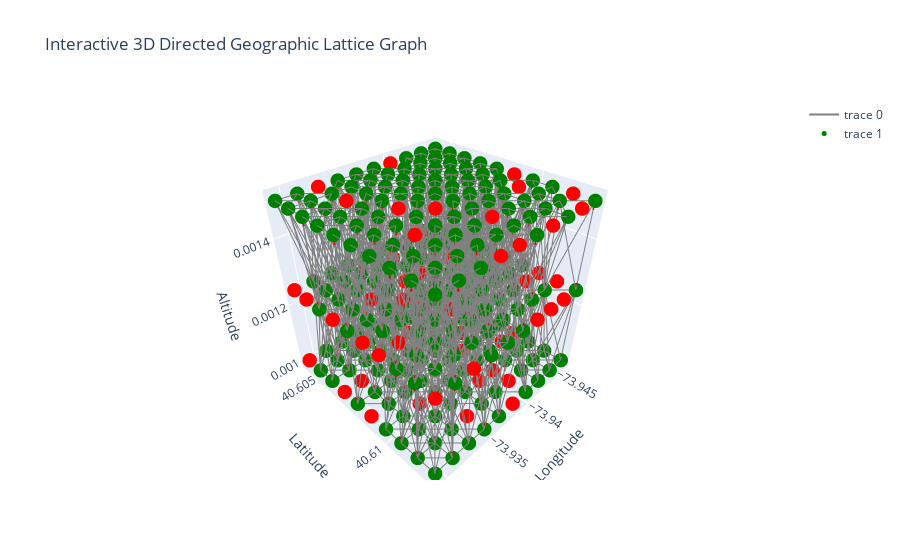

Source (notebook cell):
### Code cell
# Create lists for nodes
node_x = [pos[node][1] for node in G.nodes()]
node_y = [pos[node][0] for node in G.nodes()]
node_z = [pos[node][2] for node in G.nodes()]
node_colors = ['green' if G.nodes[node]['available'] else 'red' for node in G.nodes()]

# Create lists for edges and arrows
edge_x, edge_y, edge_z = [], [], []
arrow_x, arrow_y, arrow_z = [], [], []
arrow_u, arrow_v, arrow_w = [], [], []

for edge in G.edges():
    x0, y0, z0 = pos[edge[0]][1], pos[edge[0]][0], pos[edge[0]][2]
    x1, y1, z1 = pos[edge[1]][1], pos[edge[1]][0], pos[edge[1]][2]

    # Add coordinates for the edge line
    edge_x.extend([x0, x1, None])
    edge_y.extend([y0, y1, None])
    edge_z.extend([z0, z1, None])

    # Direction vector for the arrow
    u_vec = x1 - x0
    v_vec = y1 - y0
    w_vec = z1 - z0

    # Normalize the vector to control arrow size and shape
    magnitude = np.sqrt(u_vec**2 + v_vec**2 + w_vec**2)

    if magnitude > 0:
        u_norm = u_vec / magnitude
        v_norm = v_vec / magnitude
        w_norm = w_vec / magnitude

        # Place the arrow slightly before the end of the line
        arrow_pos_ratio = 0.95
        arrow_x.append(x0 + u_vec * arrow_pos_ratio)
        arrow_y.append(y0 + v_vec * arrow_pos_ratio)
        arrow_z.append(z0 + w_vec * arrow_pos_ratio)

        # Append normalized vectors for consistent arrow shape
        arrow_u.append(u_norm)
        arrow_v.append(v_norm)
        arrow_w.append(w_norm)

# Create the main edge trace (lines)
edge_trace = go.Scatter3d(
    x=edge_x, y=edge_y, z=edge_z,
    line=dict(width=2, color='gray'),
    hoverinfo='none',
    mode='lines'
)

# Create the node trace
node_trace = go.Scatter3d(
    x=node_x, y=node_y, z=node_z,
    mode='markers',
    hoverinfo='text',
    marker=dict(size=5, color=node_colors),
    text=[f"Lat: {pos[n][0]:.4f}<br>Lon: {pos[n][1]:.4f}<br>Alt: {pos[n][2]:.0f}" for n in G.nodes()],
    textposition="top center"
)

# Create the cone trace for the arrows
arrow_trace = go.Cone(
    x=arrow_x, y=arrow_y, z=arrow_z,
    u=arrow_u, v=arrow_v, w=arrow_w,
    sizeref=0.1,  # Keep this value low for a normalized vector
    sizemode="absolute",
    anchor="tip",
    colorscale=[[0, 'red'], [1, 'red']],
    showscale=False
)

# Create the figure and add all traces
fig = go.Figure(data=[edge_trace, node_trace, arrow_trace])

# Customize the layout
fig.update_layout(
    title='Interactive 3D Directed Geographic Lattice Graph',
    scene=dict(
        xaxis_title='Longitude',
        yaxis_title='Latitude',
        zaxis_title='Altitude',
    )
)

# Display the interactive plot
fig.show()

### Figure 1 — Plotly figure (JSON) as saved in the notebook; plotly's stock layout.template omitted (floating-point values rounded to 4 significant figures; data arrays with more than 128 entries replaced by an {"elided": "..."} marker saying what was removed)
{"data": [{"hoverinfo": "none", "line": {"color": "gray", "width": 2}, "mode": "lines", "type": "scatter3d", "x": {"elided": "10512 float values"}, "y": {"elided": "10512 float values"}, "z": {"elided": "10512 float values"}}, {"hoverinfo": "text", "marker": {"color": {"elided": "300 str values"}, "size": 5}, "mode": "markers", "text": {"elided": "300 str values"}, "textposition": "top center", "type": "scatter3d", "x": {"elided": "300 float values"}, "y": {"elided": "300 float values"}, "z": {"elided": "300 float values"}}, {"anchor": "tip", "colorscale": [[0, "red"], [1, "red"]], "showscale": false, "sizemode": "absolute", "sizeref": 0.1, "type": "cone", "u": {"elided": "3504 float values"}, "v": {"elided": "3504 float values"}, "w": {"elided": "3504 float values"}, "x": {"elided": "3504 float values"}, "y": {"elided": "3504 float values"}, "z": {"elided": "3504 float values"}}], "layout": {"scene": {"xaxis": {"title": {"text": "Longitude"}}, "yaxis": {"title": {"text": "Latitude"}}, "zaxis": {"title": {"text": "Altitude"}}}, "title": {"text": "Interactive 3D Directed Geographic Lattice Graph"}}}
